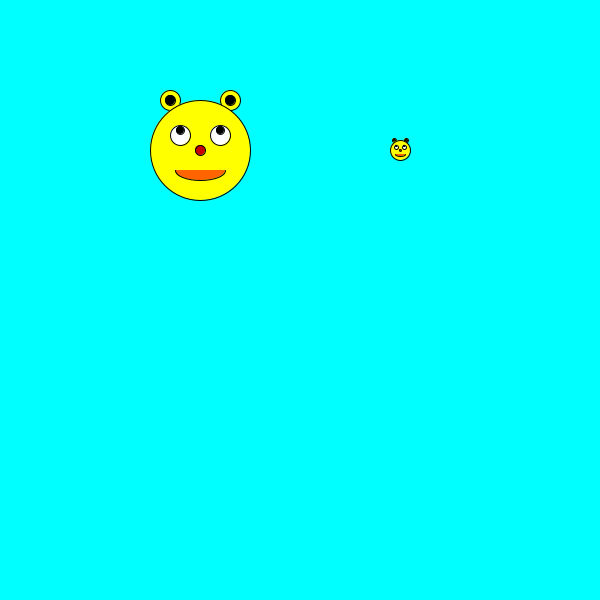
Frame 1 (no input)
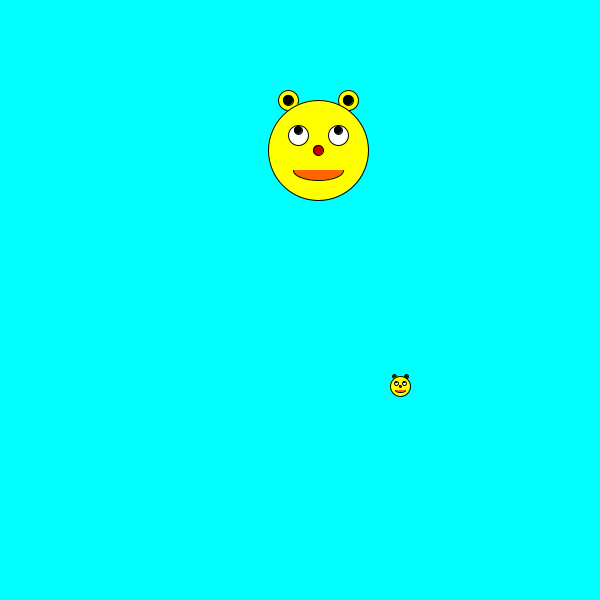
Frame 60 (the mouse pressed at the canvas centre just before this capture)
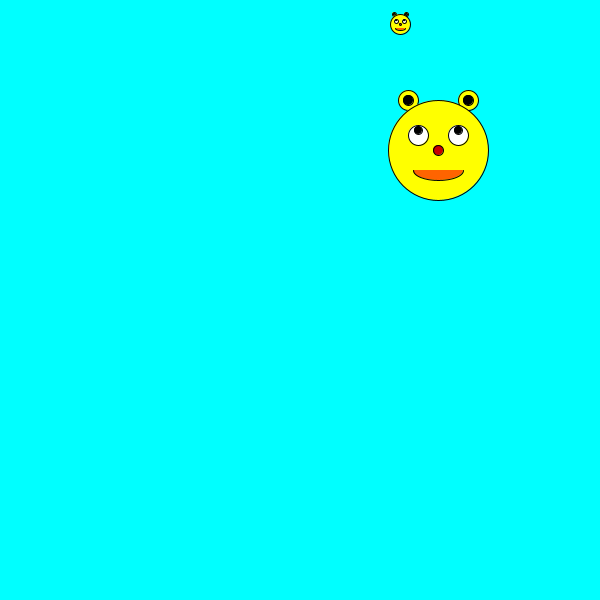
Frame 120 (the mouse held since frame 60 and released just before this capture)

The Processing sketch that drew these frames (run headless with seeded random() and noise(); from frame 60 on, the mouse is pressed at the canvas centre):

// Processing sketch: artCoding14_3
// ── artCoding14_3.pde
float x1, y1 ;
float x2, y2 ;
void setup(){
  size(600,600);
  x1 = 200; y1 = 150;
  x2 = 400; y2 = 150;
}
void draw(){
  background(0,255,255);
  YB(x1,y1,10);
  x1 = x1 + 2;
  if(x1>width) x1=0;
  YB(x2,y2,2);
  y2 = y2 + 4;
  if(y2>height) y2=0; 
}

void YB(float x, float y,float d){ 
  fill(255,255,0);
  circle(x-3*d,y-5*d,d*2); //left ear
  circle(x+3*d,y-5*d,d*2); //right ear
  fill(0);
  circle(x-3*d,y-5*d,d*1); //left ear
  circle(x+3*d,y-5*d,d*1); //right ear
  fill(255,255,0);
  circle(x,y,d*10); //face
  fill(255);
  circle(x-2*d,y-1.5*d,d*2); //left eye
  circle(x+2*d,y-1.5*d,d*2); //right eye
  fill(0);
  circle(x-2*d,y-2*d,d*0.8); //left pupil
  circle(x+2*d,y-2*d,d*0.8); //right pupil
  fill(200,0,0);
  circle(x,y,d*1); //nose
  fill(255,100,0);
  arc(x,y+2*d,5*d,2*d,0,PI); //mouse
}
